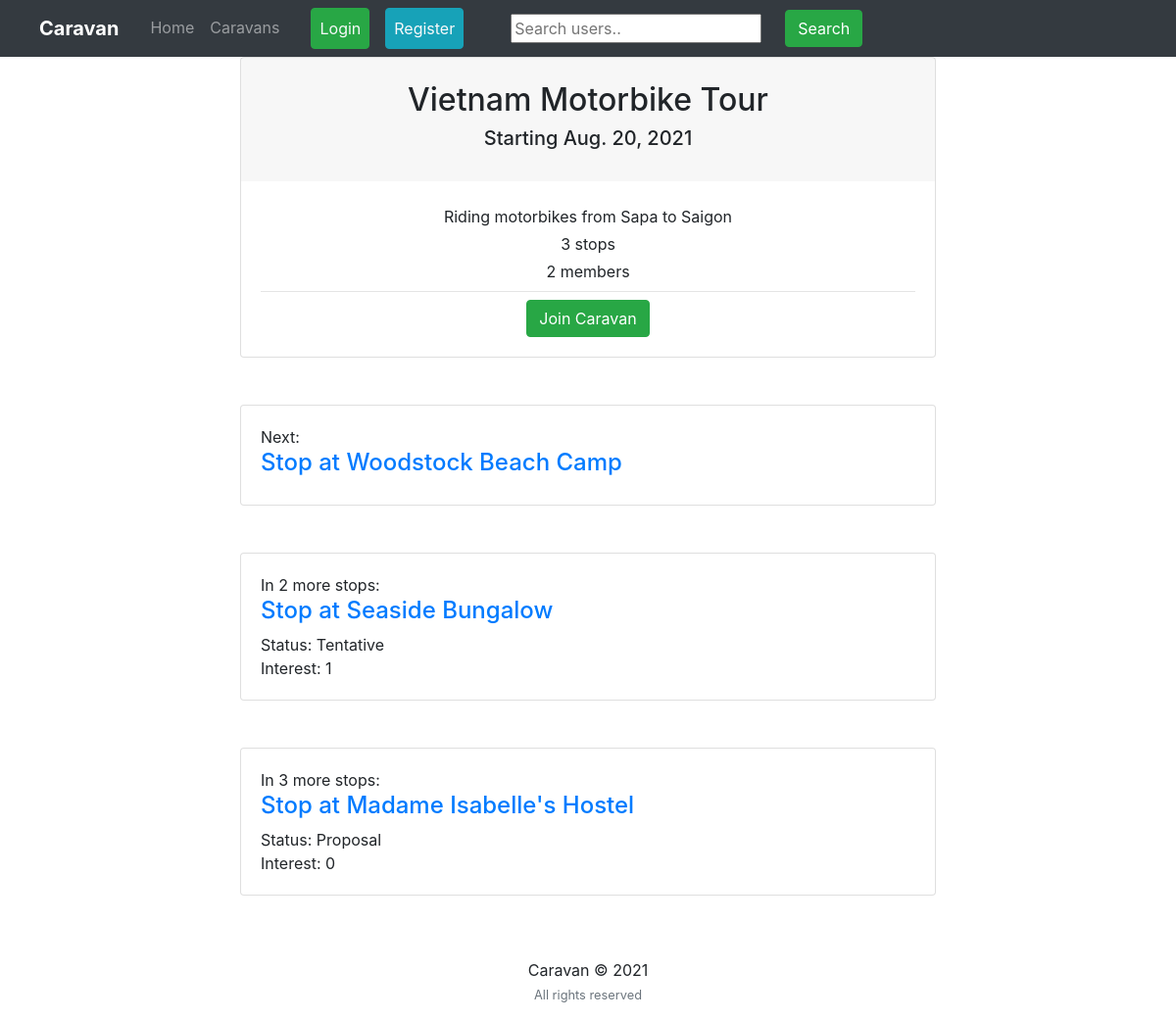
Page /feed/caravan/Vietnam Motorbike Tour/ on the committed database.
### feed/models.py (models this page shows, shortened)
class Caravan(models.Model):
    name = models.CharField(max_length=127, unique=True)
    description = models.CharField(max_length=1023, blank=True)
    tags = models.CharField(max_length=511, blank=True)
    creator = models.ForeignKey(User, related_name='caravan_creator', null=True, blank=True, on_delete=models.SET_NULL)
    start_date = models.DateField(default=datetime.date.today())
    members = models.ManyToManyField(User, blank=True, related_name='caravans')
    parent_caravan = models.ForeignKey('caravan', null=True, blank=True, on_delete=models.SET_NULL),
    private = models.BooleanField(default=False)
    invisible = models.BooleanField(default=False)
    allow_member_stop_proposals = models.BooleanField(default=True)
    blocked_users = models.ManyToManyField(User, blank=True, related_name='blocked')
    flexible_dates = models.BooleanField(default=False) #only define current stop end date once stop begun
    event = 'event'
    journey = 'journey'
    nomadic = 'nomadic'
    other = 'other'
    duration_choices = (
        (event, 'Event'),
        (journey, 'Journey'),
        (nomadic, 'Nomadic'),
        (other, 'Other')
    )
    duration = models.CharField(max_length=15, choices=duration_choices)
    party = 'party'
    enjoy = 'enjoy'
    explore = 'explore'
    volunteer = 'volunteer'
    work = 'work'
    other = 'other'
    mood_choices = (
        (party, 'Party'),
        (enjoy, 'Enjoy'),
        (explore, 'Explore'),
        (volunteer, 'Volunteer'),
        (work, 'Work'),
        (other, 'Other')
    )
    mood = models.CharField(max_length=15, choices=mood_choices)
    youngadults = '18-23'
    quarterlife = '23-29'
    thirties = '30-39'
    midlife = '40-65'
    seniors = '65+'
    any_age = 'any'
    family = 'family'
    age_choices = (
        (youngadults, '18-23'),
        (quarterlife, '23-29'),
        (thirties, '30-39'),
        (midlife, '40-65'),
        (seniors, '65+'),
        (family, 'Family'),
        (any_age, 'All Ages')
    )
    age_range = models.CharField(max_length=15, choices=age_choices)

class Stop(models.Model):
    caravan = models.ForeignKey('caravan',on_delete=models.CASCADE)
    destination = models.ForeignKey('destination',on_delete=models.CASCADE)
    attendees = models.ManyToManyField(User, blank=True)
    description = models.CharField(max_length=511, blank=True)
    end_date = models.DateField(blank=True, null=True)
    private = models.BooleanField(default=False)
    slug = AutoSlugField(populate_from='caravan', unique=True)
    stop_queue_position = models.IntegerField(blank=True, null=True) # -1 is previous stop, 0 is current stop, 1 is next stop, blank is unchosen stop
    decided = 'decided'
    tentative = 'tentative'
    proposal = 'proposal'
    status_choices = (
        (decided, 'Decided'),
        (tentative, 'Tentative'),
        (proposal, 'Proposal')
    )
    status = models.CharField(max_length=15, choices=status_choices, default=proposal)
    def get_absolute_url(self):
        return f"/feed/stop/{self.slug}"

class Destination(models.Model):
    name = models.CharField(max_length=127)
    link = models.URLField()
    description = models.CharField(max_length=511, blank=True)
    def __str__(self):
        return str(self.name)

class Forum(models.Model):
    resolved = models.BooleanField(default=False)
    government = models.ForeignKey('government', on_delete=models.CASCADE)
    description = models.CharField(max_length=511, blank=True)
    created = models.DateTimeField(auto_now_add=True)
    deadline = models.DateTimeField()
    score = models.IntegerField(default=0)

### feed/views_caravans.py (the view)
# urls.py: path('feed/caravan/<name>/', feed_views.caravan, name='caravan'),
def caravan(request, name):
    u = request.user
    c = Caravan.objects.filter(name=name).first()
    ismember = request.user in c.members.all()
    stops = Stop.objects.filter(caravan=c).all()
    begun = c.start_date <= datetime.date.today()
    first_forum = stops.first().stopforum
    context={"c":c, "ismember":ismember, "stops":stops, "begun":begun}
    return render(request, 'feed/caravan.html', context)

### feed/templates/feed/caravan.html (shortened to what this page needs)
{% extends "users/layout.html" %} {% load static %} {% block cssfiles %} {%endblock cssfiles %} {% block searchform %}
<form
  class="form-inline my-2 my-lg-0 ml-5"
  action="{% url 'search_users' %}"
  method="get"
>
  <input name="q" type="text" placeholder="Search users.." />
  <button class="btn btn-success my-2 my-sm-0 ml-4" type="submit">
    Search
  </button>
</form>
{% endblock searchform %} {% block content %}
<div class="main-content">
  <div class="container mt-7">
    <div class="row">
      <div class="col-xl-8 m-auto order-xl-2 mb-5 mt-5 mb-xl-0">
        <div class="card card-profile shadow">
          <div class="card-header text-center border-0 pt-8 pt-md-4 pb-0 pb-md-4">
            <h2> {{ c.name }} </h2>
            {% if begun == False %}
              <h5>Starting {{ c.start_date }}</h5>
            {% endif %}
          </div>
          <div class="card-body pt-0 pt-md-4">
            <div class="text-center">
              <text>{{ c.description }}</text>
            </div>
            <div class="row">
              <div class="col">
                <div class="card-profile-stats d-flex justify-content-center mt-md-1">
                  <div>
                    <span class="heading">{{ stops.count }}</span>
                    {% if stops.count == 1 %}
                    <span class="description">stop</span>
                    {% else %}
                    <span class="description">stops</span>
                    {% endif %}
                  </div>
                </div>
              </div>
            </div>
            <div class="row">
              <div class="col">
                <div class="card-profile-stats d-flex justify-content-center mt-md-1">
                  <div>
                    <span class="heading">{{ c.members.count }}</span>
                    {% if c.members.count == 1 %}
                    <span class="description">member</span>
                    {% else %}
                    <span class="description">members</span>
                    {% endif %}
                  </div>
                </div>
              </div>
            </div>
            <div class="text-center">
              <hr class="my-2" />
              {% if ismember == True %}
              <small>
                <a
                  class="btn btn-danger"
                  href="{% url 'leave_caravan' c.name %}"
                  >Leave Caravan</a>
              </small>
              {% else %}
              <small>
                <a
                  class="btn btn-success"
                  href="{% url 'join_caravan' c.name %}"
                  >Join Caravan</a>
              </small>
              {% endif %}
            </div>
          </div>
        </div>
        {% for s in stops %}
        <div class="card card-signin my-5">
          <div class="card-body">
            {% if s.stop_queue_position == 0 %}
              <a>Current:</a>
              <h4> <a href="{{ s.get_absolute_url }}">Stop at {{ s.destination }}</a></h4>
              <b class="text-dark">until {{ s.end_date }}</b>
            {% elif s.stop_queue_position > 0 %}
              {% if s.stop_queue_position == 1 %}
              <a>Next:</a>
              {% else %}
              <a>In {{s.stop_queue_position}} more stops:</a>
              {% endif %}
              <h4> <a href="{{ s.get_absolute_url }}">Stop at {{ s.destination }}</a></h4>
              <a class="text-dark">
                  {% if s.status != 'decided' %}
                  <a>Status: {{ s.status|title }}</a><br>
                  <a>Interest: {{ s.stopforum.score }}</a>
                  {% else %}
                  <a></a>
                  {% endif %}
              </a>
            {% endif %}
          </div>
        </div>
        {% endfor %}
      </div>
    </div>
  </div>
</div>
{% endblock content %} {% block jsfiles %}{% endblock jsfiles %}

### rows in the picture
Caravan: name "Vietnam Motorbike Tour", start_date "Aug. 20, 2021", description "Riding motorbikes from Sapa to Saigon", members.count "2"
Stop: shows "Next:", destination "Woodstock Beach Camp"
Stop: stop_queue_position "2", destination "Seaside Bungalow", status "Tentative", stopforum.score "1"
Stop: stop_queue_position "3", destination "Madame Isabelle's Hostel", status "Proposal", stopforum.score "0"

### other values in the picture
{{ stops.count }} "3"
